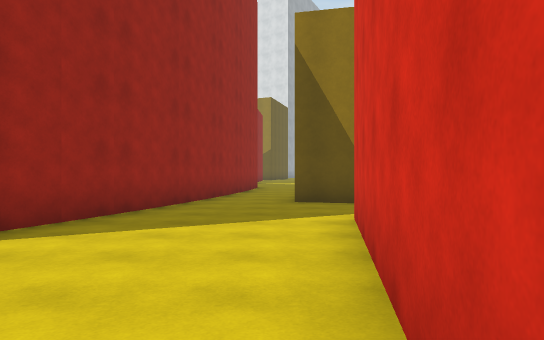
View 1 (above)

24 first-person views from a walk through a scene from a Unity 3-D project. The camera is 1.4 m above the floor, looks level and sees 70° across. The floor is counted in squares, 2 m on a side. Each view is taken from the middle of a square. On the plan, view 1 faces up. The plan holds only what a view shows up to about 11 squares ahead; the rest is blank. The place goes on beyond the plan. The player character is not drawn. Surface patterns are stand-ins for the level's own textures.

View 2
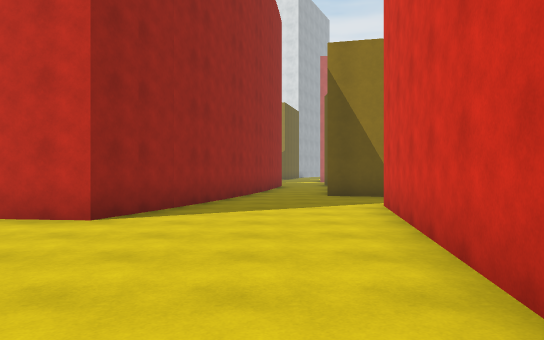

View 3
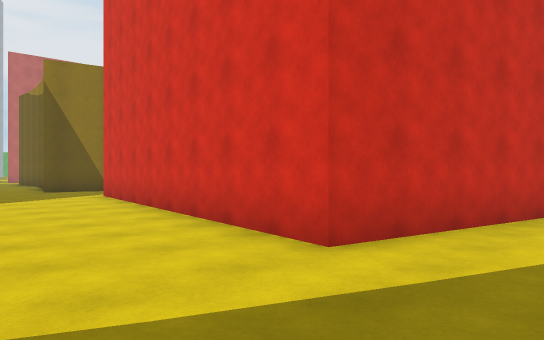

View 4
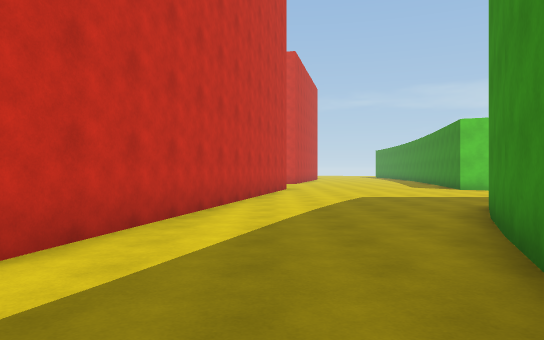

View 5
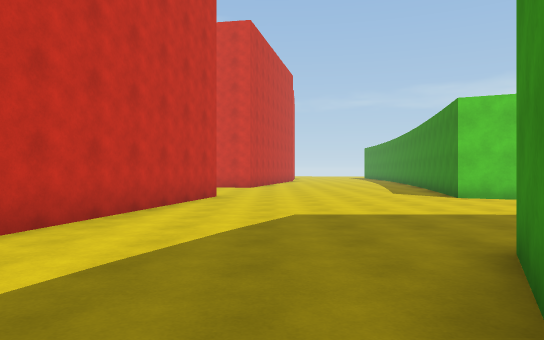

View 6
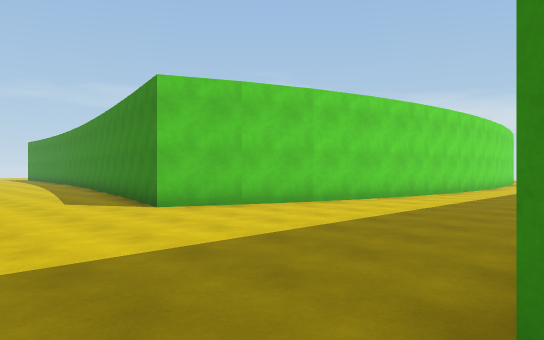

View 7
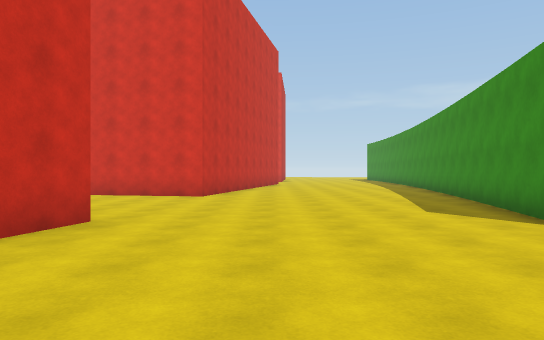

View 8
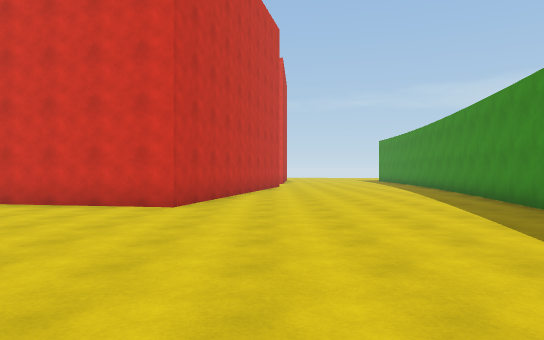

View 9
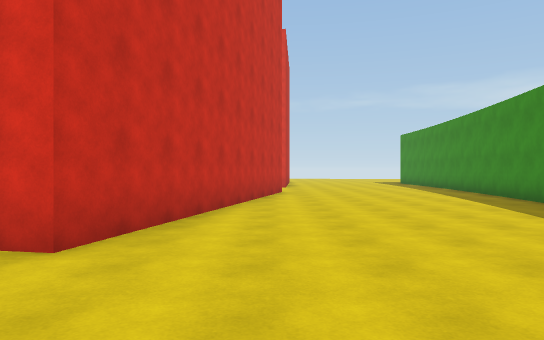

View 10
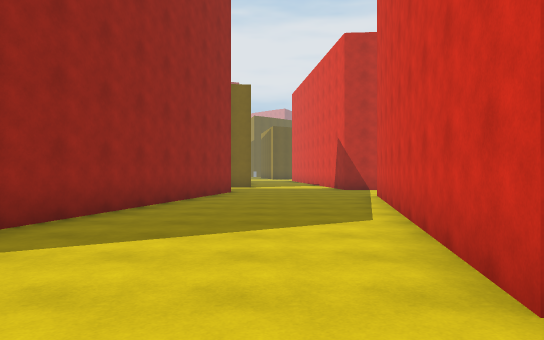

View 11
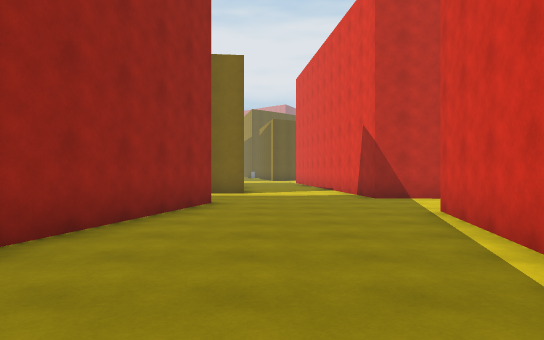

View 12
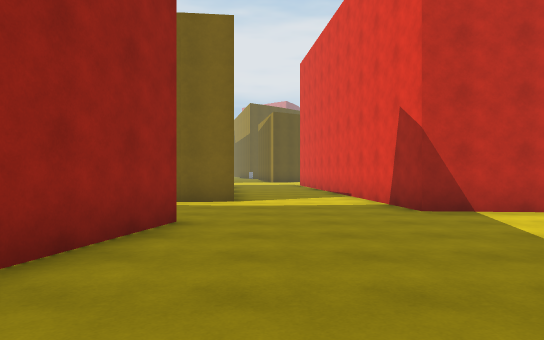

View 13
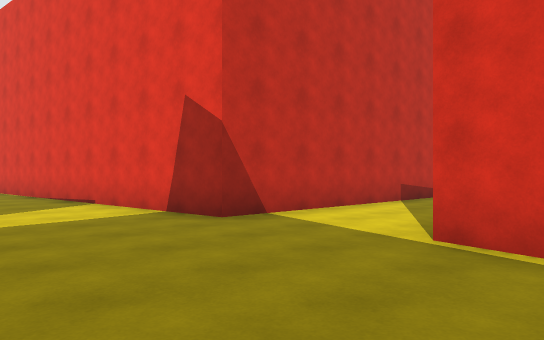

View 14
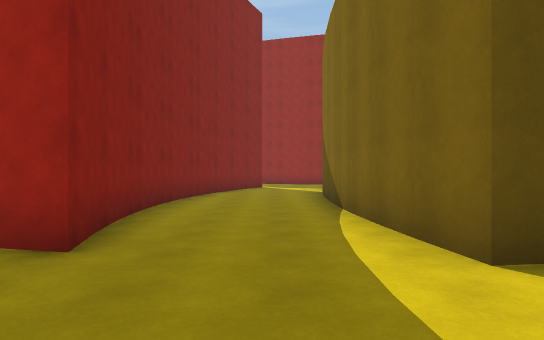

View 15
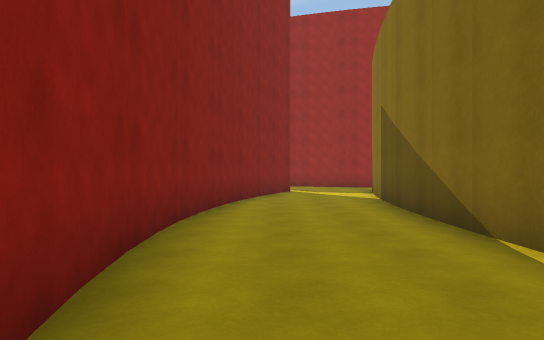

View 16
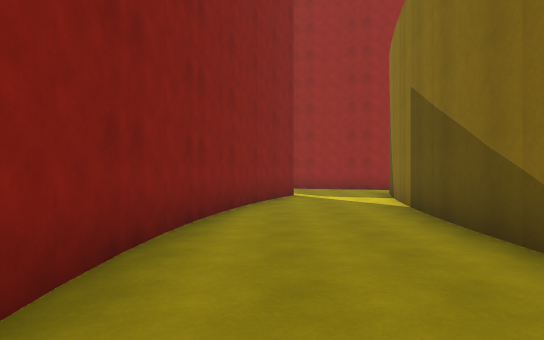

View 17
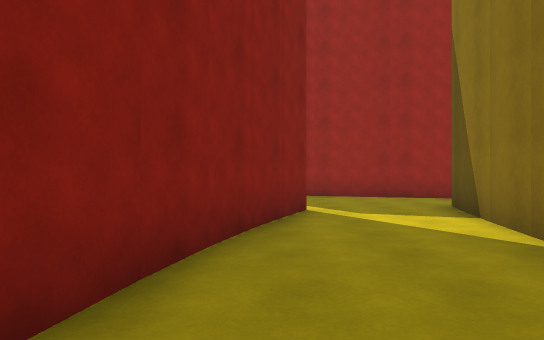

View 18
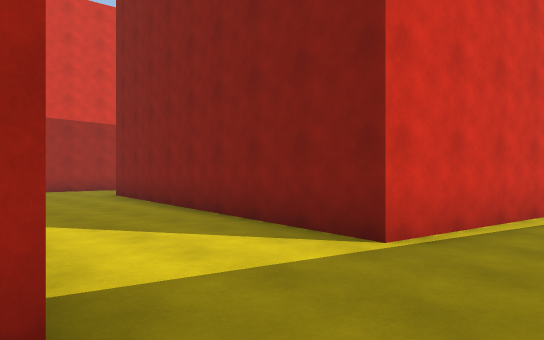

View 19
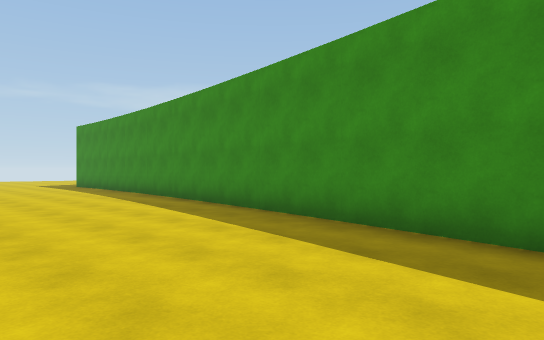

View 20
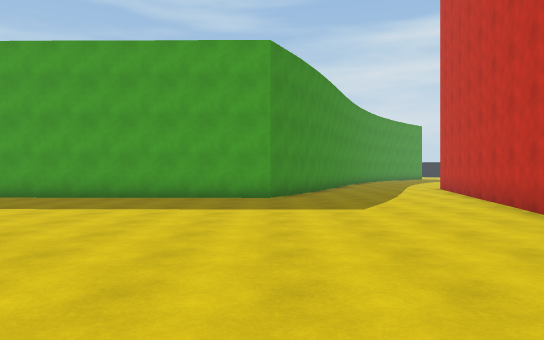

View 21
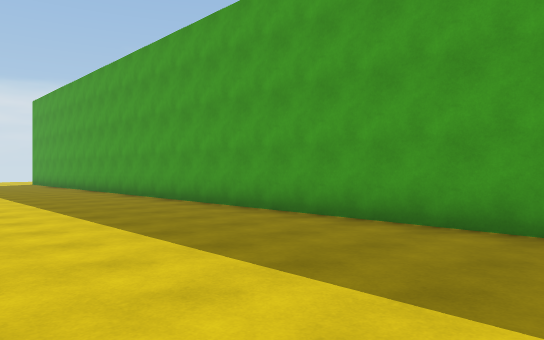

View 22
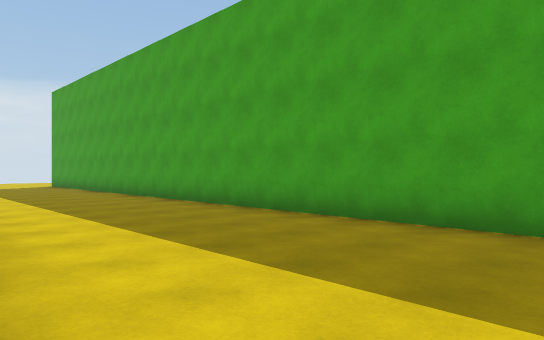

View 23
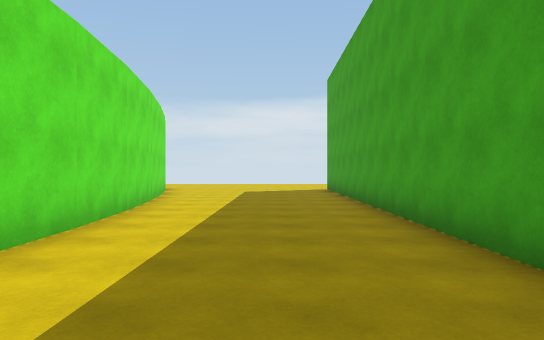

View 24
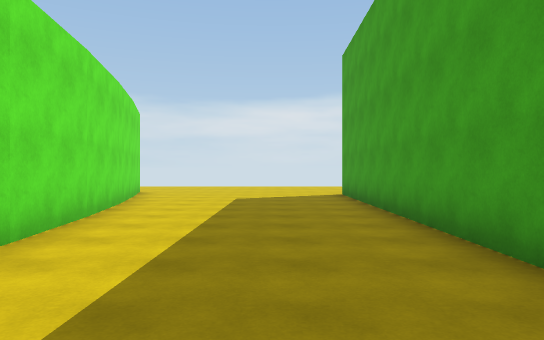

### Floor plan
Points are (right, up) in squares from view 1. A wall is a line through its corners. A room is listed if a view was taken in it or the views show most of it. See-through windows are left out.
Room 1 (views 1, 2, 3, 4)
walls: (-0.1, -2.9) (1.2, 5.6); (-2.6, 5.6) (-3.5, 3.4)
ways out: opening at (-1, -4.5) to room 2; opening at (-1, 6) to room 2
Room 2 (views 5, 6, 7, 8, 9, 10, 11, 12, 13, 14, 15, 16, 17, 18, 19, 20, 21, 22, 23, 24)
walls: (9.3, -14.7) (10.7, -11.6) (13, -12.2); (12.8, -12.3) (24.5, -14.3); (8.5, -18.2) (9.4, -14.7); (8.5, -19.1) (8.6, -18.1); (11.4, -5.6) (-0.1, -2.9); (8.4, -23.8) (8.3, -22.3); (1.2, -7.4) (4.2, -9) (4, -33); (-0.4, -6.8) (1.2, -7.5); (9, -30) (8.2, -23.6); (24, -8) (16.3, -6.2) (17.9, 2.6) (24.5, 1.7); (8.7, 3.7) (10.8, 3.8); (10.7, 3.7) (13.7, 4.2) (11.8, -3.5); (7.6, 3.9) (8.8, 3.8); (9.7, -32.7) (9.1, -29.9); (4.3, 4.4) (7.7, 3.7); (2.2, 5.1) (4.5, 4.4); (1.2, 5.6) (2.4, 5.1); (7.3, 7.3) (3.8, 7.6); (10.8, 7.3) (7.3, 7.2); (3.9, 7.6) (0.4, 8.5); (14.1, 8.1) (14.2, 7.6) (10.8, 7.2); (23.9, 5.1) (17.5, 5.6) (17, 10.5); (-1.7, 8.1) (-2.6, 5.6); (-1.3, 10.4) (-1.9, 8)
ways out: opening at (-1, -4.5) to room 1; opening at (-1, 6) to room 1

Positions as (right, up) in squares from view 1, and headings:
1: (0, 0), facing up
2: (-1, -2), facing up
3: (-3, -5), facing up-right
4: (-3, -5), facing right
5: (1, -7), facing right
6: (4, -8), facing down-right
7: (6, -8), facing right
8: (9, -8), facing right
9: (13, -8), facing right
10: (15, -8), facing up
11: (15, -4), facing up
12: (15, -1), facing up
13: (14, 1), facing up-right
14: (17, 6), facing left
15: (14, 5), facing left
16: (12, 5), facing left
17: (8, 5), facing left
18: (16, 6), facing down-right
19: (16, -9), facing down-right
20: (14, -9), facing left
21: (9, -12), facing down-left
22: (9, -15), facing down-left
23: (6, -19), facing down
24: (6, -22), facing down
